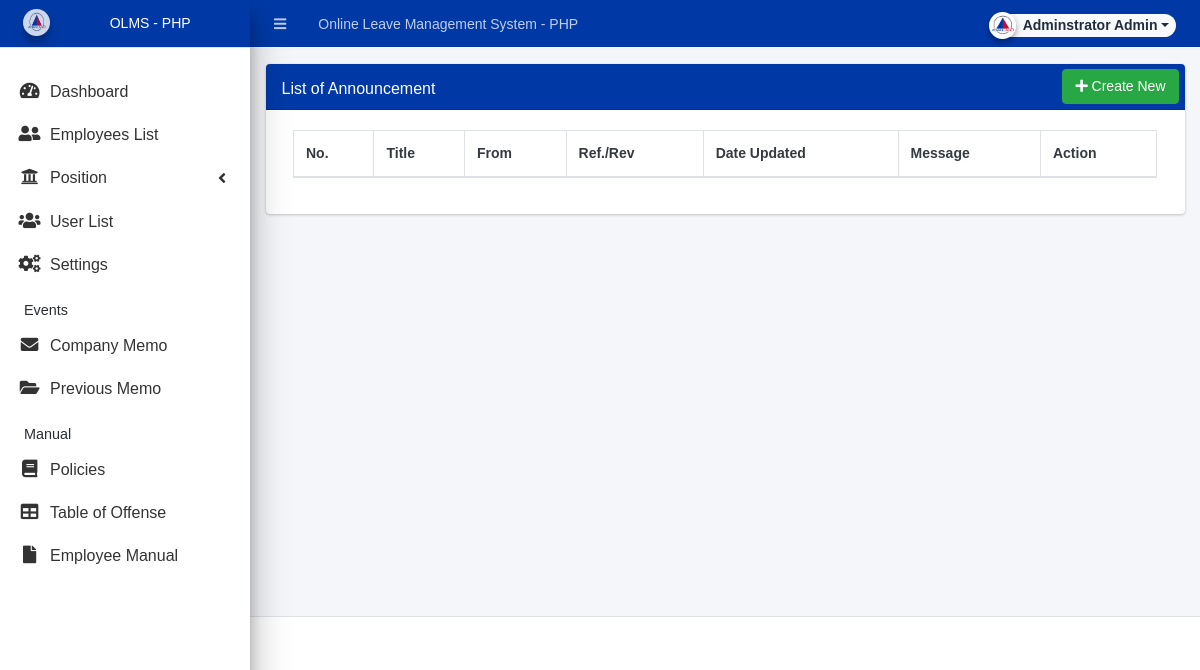
The app's page /admin/?page=announcement/announcement (signed in), older data.
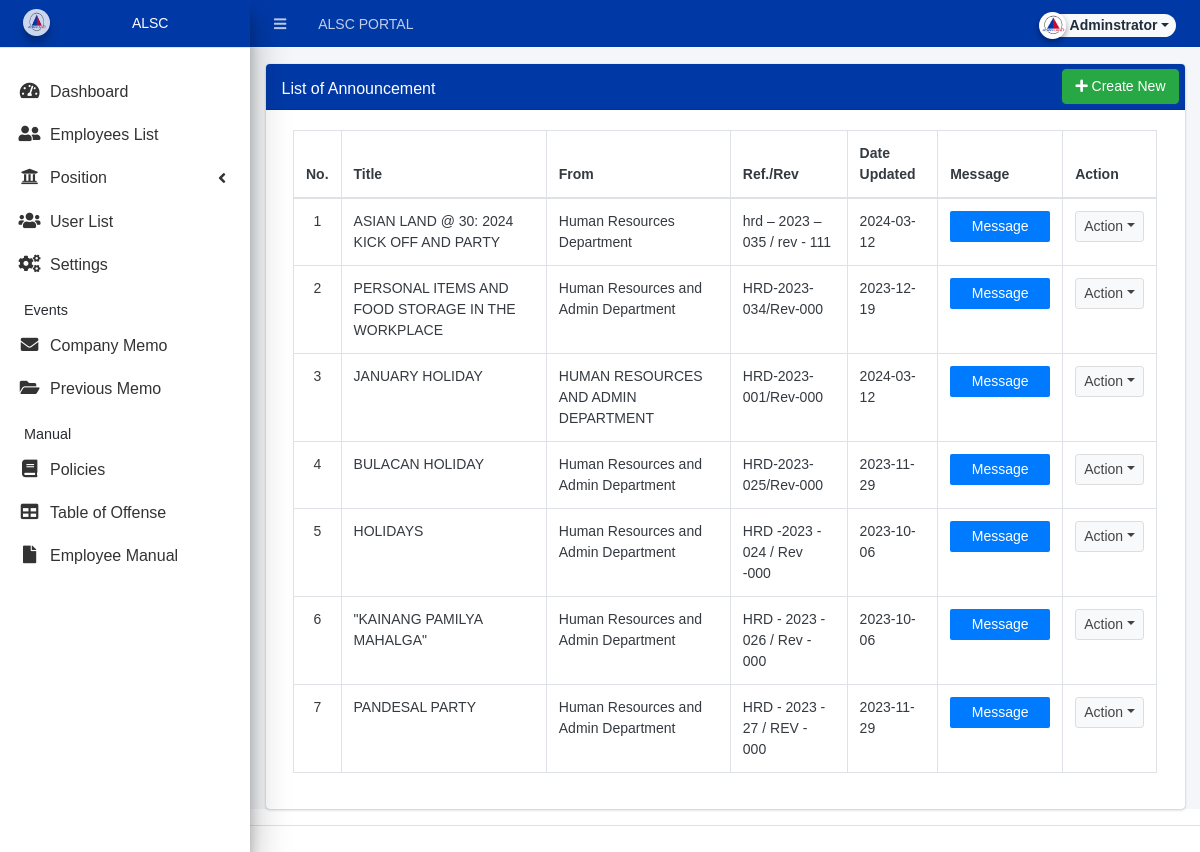
The same page, newer data.
### tables this page shows
CREATE TABLE `announcement_list` (
  `id` int(30) NOT NULL,
  `title` text NOT NULL,
  `description` text NOT NULL,
  `date_created` datetime NOT NULL DEFAULT current_timestamp(),
  `date_updated` datetime DEFAULT NULL ON UPDATE current_timestamp(),
  `to_` text NOT NULL,
  `from_` text NOT NULL,
  `date_` datetime NOT NULL,
  `cc_` text NOT NULL,
  `ref_` text NOT NULL,
  `re_` text NOT NULL,
  `message` text NOT NULL,
  `file` text DEFAULT NULL
);

### config.php (called while the page is built, shortened)
<?php
require_once('classes/DBConnection.php');
require_once('classes/SystemSettings.php');
function validate_image($file){
	if(!empty($file)){
		if(is_file(base_app.$file)){
			return base_url.$file;
		}else{
			return base_url.'dist/img/no-image-available.png';
		}
	}else{
		return base_url.'dist/img/no-image-available.png';
	}
}
function isMobileDevice(){
    $aMobileUA = array(
        '/iphone/i' => 'iPhone',
        '/ipod/i' => 'iPod',
        '/ipad/i' => 'iPad',
        '/android/i' => 'Android',
        '/blackberry/i' => 'BlackBerry',
        '/webos/i' => 'Mobile'
    );
    return false;
}
?>

### classes/DBConnection.php (called while the page is built, shortened)
<?php
class DBConnection{
    private $host = DB_SERVER;
    private $username = DB_USERNAME;
    private $password = DB_PASSWORD;
    private $database = DB_NAME;
    public $conn;
    public function __construct(){
        if (!isset($this->conn)) {
            $this->conn = new mysqli($this->host, $this->username, $this->password, $this->database);
        }
    }
}
?>

### classes/SystemSettings.php (called while the page is built, shortened)
<?php
class SystemSettings extends DBConnection{
	function userdata($field = ''){
		if(!empty($field)){
			if(isset($_SESSION['userdata'][$field]))
				return $_SESSION['userdata'][$field];
			else
				return null;
		}else{
			return false;
		}
	}
	function info($field=''){
		if(!empty($field)){
			if(isset($_SESSION['system_info'][$field]))
				return $_SESSION['system_info'][$field];
			else
				return false;
		}else{
			return false;
		}
	}
}
$_settings = new SystemSettings();
?>

### admin/announcement/announcement.php (the view, shortened to what the changed rows need)
<div class="card">
	<div class="card-body">
        <div class="container-fluid">
			<table class="table table-stripped table-hover table-bordered">
				<thead>
					<tr>
						<th>No.</th>
						<th>Title</th>
						<th>From</th>
						<th>Ref./Rev</th>
						<th>Date Updated</th>
						<th>Message</th>
						<th>Action</th>
					</tr>
				</thead>
				<tbody>
					<?php
					$i = 1;
						$qry = $conn->query("SELECT * from `announcement_list` order by unix_timestamp(date_created) desc ");
						while($row = $qry->fetch_assoc()):
                            $row['description'] = strip_tags(stripslashes(html_entity_decode($row['description'])));
					?>
						<tr>
							<td class="text-center"><?php echo $i++; ?></td>
							<td><?php echo $row['title'] ?></td>
							<td><?php echo $row['from_'] ?></td>
							<td><?php echo $row['ref_'] ?></td>
							<td><?php echo ($row['date_updated'] != null) ? date('Y-m-d', strtotime($row['date_updated'])) : date('Y-m-d', strtotime($row['date_created'])); ?></td>
							<td><a class="btn btn-primary msg_announce" href="javascript:void(0)" data-id="<?php echo $row['id'] ?>"><span></span> Message </a></td>
							<td align="center">
								<button type="button" class="btn btn-default btn-sm dropdown-toggle dropdown-icon" data-toggle="dropdown">
				                  		Action
				                </button>
							</td>
						</tr>
					<?php endwhile; ?>
				</tbody>
			</table>
		</div>
	</div>
</div>

### admin/inc/topBarNav.php (shortened to what the changed rows need)
<nav class="main-header navbar navbar-expand navbar-dark border border-light border-top-0 border-left-0 border-right-0 navbar-light text-sm" style="background-color: #0039a6;">
  <ul class="navbar-nav">
    <li class="nav-item d-none d-sm-inline-block">
      <a href="<?php echo base_url ?>" class="nav-link"><?php echo (!isMobileDevice()) ? $_settings->info('name'):$_settings->info('short_name'); ?></a>
    </li>
  </ul>
  <ul class="navbar-nav ml-auto">
    <li class="nav-item">
      <div class="btn-group nav-link">
            <button type="button" class="btn btn-rounded badge badge-light dropdown-toggle dropdown-icon" data-toggle="dropdown">
              <span><img src="<?php echo validate_image($_settings->userdata('avatar')) ?>" class="img-circle elevation-2 user-img" alt="User Image"></span>
              <span class="ml-3"><?php echo ucwords($_settings->userdata('firstname').' '.$_settings->userdata('lastname')) ?></span>
            </button>
        </div>
    </li>
  </ul>
</nav>

### admin/inc/navigation.php (shortened to what the changed rows need)
<aside class="main-sidebar sidebar-light-primary disabled elevation-5 sidebar-no-expand" style="background-color: white;">
  <a href="<?php echo base_url ?>admin" class="brand-link" style="background-color: #0039a6 ; color: white; text-align: center;">
  <img src="<?php echo validate_image($_settings->info('logo'))?>" alt="Store Logo" class="brand-image img-circle elevation-3" style="opacity: .8;width: 1.7rem;height: 1.7rem;max-height: unset">
  <span class="brand-text font-weight-light text-white"><?php echo $_settings->info('short_name') ?></span>
  </a>
</aside>

Row changes from the older to the newer data that the page shows:
added announcement_list: title "ASIAN LAND @ 30: 2024 KICK OFF AND PARTY", from_ "Human Resources Department", ref_ "hrd – 2023 – 035 / rev - 111", date_updated "2024-03-12"
added announcement_list: title "PERSONAL ITEMS AND FOOD STORAGE IN THE WORKPLACE", from_ "Human Resources and Admin Department", ref_ "HRD-2023-034/Rev-000", date_created "2023-12-19"
added announcement_list: title "JANUARY HOLIDAY", from_ "HUMAN RESOURCES AND ADMIN DEPARTMENT", ref_ "HRD-2023-001/Rev-000", date_updated "2024-03-12"
added announcement_list: title "BULACAN HOLIDAY", from_ "Human Resources and Admin Department", ref_ "HRD-2023-025/Rev-000", date_updated "2023-11-29"
added announcement_list: title "HOLIDAYS", from_ "Human Resources and Admin Department", ref_ "HRD -2023 - 024 / Rev -000", date_updated "2023-10-06"
added announcement_list: title "\"KAINANG PAMILYA MAHALGA\"", from_ "Human Resources and Admin Department", ref_ "HRD - 2023 - 026 / Rev - 000", date_created "2023-10-06"
added announcement_list: title "PANDESAL PARTY", from_ "Human Resources and Admin Department", ref_ "HRD - 2023 - 27 / REV - 000", date_updated "2023-11-29"
Text that changed along with them:
$_settings->info('name'): "Online Leave Management System - PHP" → "ALSC PORTAL"
$_settings->userdata('firstname').' '.$_settings->userdata('lastname'): "Adminstrator Admin" → "Adminstrator"
$_settings->info('short_name'): "OLMS - PHP" → "ALSC"
